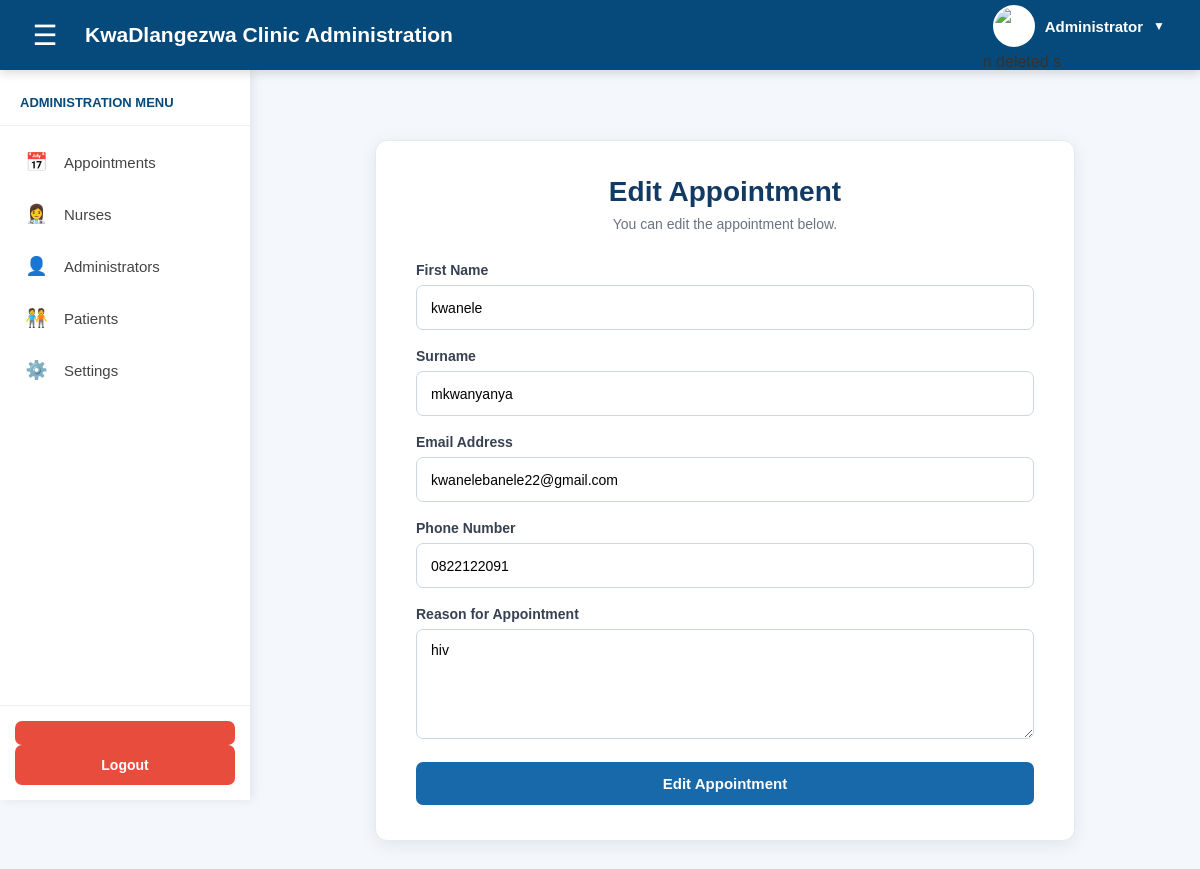
Page /editappointments/19 on the committed database.
### model.py (models this page shows)
class Appointments(db.Model):
    id = db.Column(
        db.Integer,
        primary_key=True
    )
    patient_id = db.Column(
        db.Integer,
        db.ForeignKey("patient.id"),
        nullable=True
    )
    name = db.Column(
        db.String(100),
        nullable=True
    )
    surname = db.Column(
        db.String(100),
        nullable=True
    )
    email = db.Column(
        db.String(100),
        nullable=True
    )
    phone_no = db.Column(
        db.String(100),
        nullable=True
    )
    reason = db.Column(
        db.String(100),
        nullable=True
    )
    status = db.Column(
        db.String(20),
        default="Pending",
        nullable=True
    )
    date_created = db.Column(
        db.DateTime,
        default=datetime.utcnow
    )
    patient = db.relationship(
        "Patient",
        backref="appointments"
    )

### main.py (the view, shortened to what this page needs)
@app.route(
    "/editappointments/<int:appointment_id>",
    methods=["GET", "POST"]
)
def edit_appointment(appointment_id):
    appointment = Appointments.query.get_or_404(
        appointment_id
    )
    return render_template(
        "edit.html",
        appointment=appointment
    )

### templates/edit.html (shortened to what this page needs)
{% extends "logged_base.html" %}
{% block body %}
<div class="appointment-container">
    <h1>Edit Appointment</h1>
    <p class="appointment-description">
        You can edit the appointment below.
    </p>
    <form
        action="{{ url_for('edit_appointment', appointment_id=appointment.id) }}"
        method="post"
        class="appointment-form"
    >
        <div class="form-group">
            <label for="name">
                First Name
            </label>
            <input
                type="text"
                id="name"
                name="name"
                placeholder="Enter your name"
                required
                value="{{appointment.name}}"
            >
        </div>
        <div class="form-group">
            <label for="surname">
                Surname
            </label>
            <input
                type="text"
                id="surname"
                name="surname"
                placeholder="Enter your surname"
                required
                value="{{appointment.surname}}"
            >
        </div>
        <div class="form-group">
            <label for="email">
                Email Address
            </label>
            <input
                type="email"
                id="email"
                name="email"
                placeholder="Enter your email address"
                required
                value="{{appointment.email}}"
            >
        </div>
        <div class="form-group">
            <label for="phone_no">
                Phone Number
            </label>
            <input
                type="tel"
                id="phone_no"
                name="phone_no"
                placeholder="Enter your phone number"
                required
                value="{{appointment.phone_no}}"
            >
        </div>
        <div class="form-group">
            <label for="reason">
                Reason for Appointment
            </label>
            <textarea
                id="reason"
                name="reason"
                placeholder="Briefly describe the reason for your appointment"
                required
            >{{ appointment.reason }}</textarea>
        </div>
        <button
            type="submit"
            class="book-button"
        >
            Edit Appointment
        </button>
    </form>
</div>
{% endblock %}

### templates/logged_base.html (style rules this page uses)
* { margin: 0; padding: 0; box-sizing: border-box; }
body { font-family: Arial, Helvetica, sans-serif; background-color: #f4f8fc; color: #333; }

### templates/edit.html (style rules this page uses)
.appointment-container { width: 90%; max-width: 700px; margin: 40px auto; background: #ffffff; padding: 35px 40px; border-radius: 12px; box-shadow: 0 4px 18px rgba(0, 0, 0, 0.08); border: 1px solid #e3eaf1; }
.appointment-container h1 { text-align: center; color: #123b63; font-size: 28px; margin-bottom: 8px; }
.appointment-description { text-align: center; color: #6b7280; font-size: 14px; margin-bottom: 30px; }
.appointment-form { display: flex; flex-direction: column; gap: 18px; }
.form-group { display: flex; flex-direction: column; }
.form-group label { font-size: 14px; font-weight: 600; color: #374151; margin-bottom: 7px; }
.form-group input, .form-group textarea { width: 100%; padding: 12px 14px; border: 1px solid #ccd6e0; border-radius: 7px; font-size: 14px; font-family: Arial, sans-serif; box-sizing: border-box; outline: none; transition: 0.2s; }
.form-group input { height: 45px; }
.form-group textarea { min-height: 110px; resize: vertical; }
.book-button { width: 100%; padding: 13px; margin-top: 5px; border: none; border-radius: 7px; background: #1769aa; color: white; font-size: 15px; font-weight: 600; cursor: pointer; transition: 0.2s; }

### rows in the picture
Appointments: name "kwanele", surname "mkwanyanya", email "kwanelebanele22@gmail.com", phone_no "0822122091", reason "hiv"
